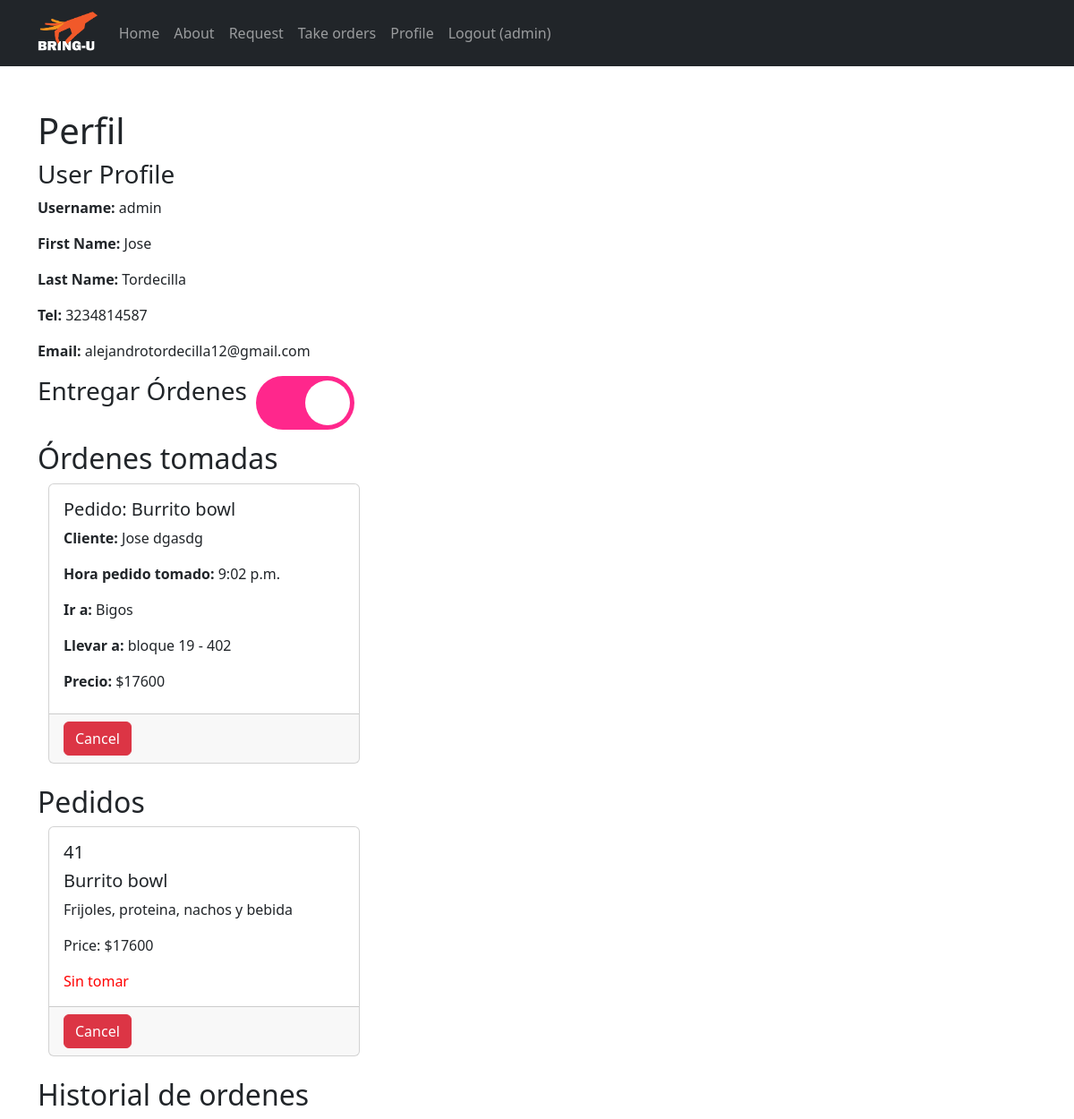
The page /profile (signed in) on the database as committed earlier.
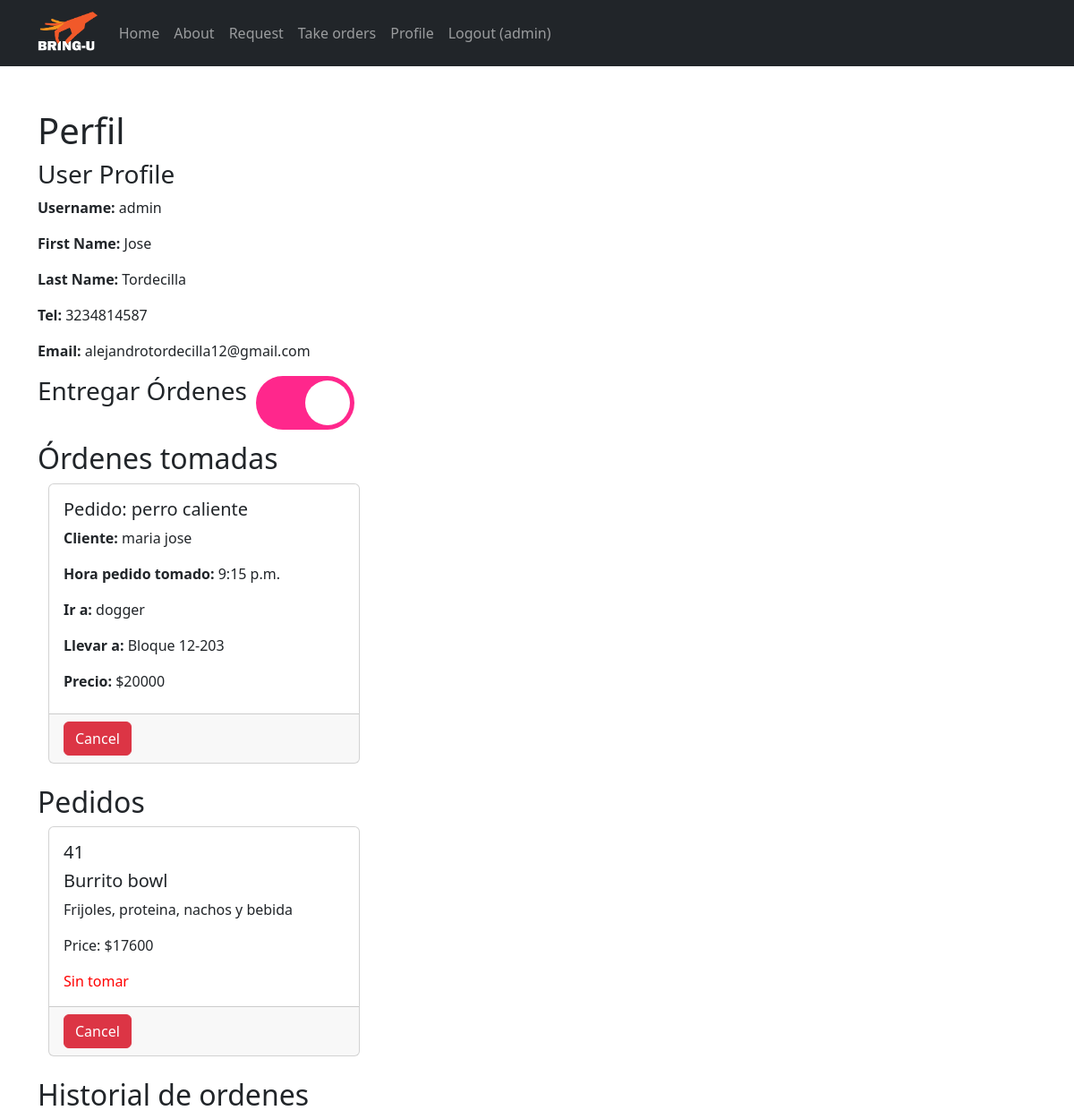
The same page on the database as committed later.
### accounts/models.py (models this page shows)
class UserProfile(AbstractUser):
    id = models.AutoField(primary_key=True)
    is_service_prov = models.BooleanField(default=False)
    first_name = models.CharField(max_length=100)
    last_name = models.CharField(max_length=100)
    username = models.CharField(max_length=15, unique=True)
    tel = models.IntegerField(null=True)
    profile_pic = models.ImageField(upload_to=upload_to, blank=True, null=True)
    email = models.EmailField()
    pass

### bring_u/models.py (models this page shows)
class Delivery(models.Model):
    id_delivery = models.AutoField(primary_key=True)
    fk_id_request = models.ForeignKey(Request, on_delete=models.CASCADE)
    fk_id_client = models.ForeignKey(UserProfile, on_delete=models.CASCADE, related_name='client_deliveries', default=None)
    fk_id_delivery_man = models.ForeignKey(UserProfile, on_delete=models.CASCADE, related_name='delivery_man_deliveries')
    time = models.TimeField(auto_now=True)

class Request(models.Model):
    id_request = models.AutoField(primary_key=True)
    name = models.CharField(max_length=100)
    desc = models.CharField(max_length=1000)
    price = models.IntegerField()
    status = models.CharField(max_length=30, default="Sin tomar")
    delivery_location = models.CharField(max_length=250)
    desc_delivery = models.CharField(max_length=1000, null=True)
    pick_up_location = models.CharField(max_length=250, default="Pick-up location")
    desc_pick_up_location = models.CharField(max_length=1000, null=True)
    file= models.FileField(upload_to=upload_to, null=True)
    fk_id_user = models.ForeignKey(UserProfile, on_delete=models.CASCADE)
    fk_id_product = models.ForeignKey(Product, on_delete=models.SET_NULL, null=True)
    business_name = models.CharField(max_length=70, null=True)

### bring_u/views.py (the view, shortened to what this page needs)
# urls.py: path('profile', bringuViews.profile),
@login_required
def profile(request):
    user = request.user
    user_profile = UserProfile.objects.get(username=user)
    is_delivering = UserProfile.objects.filter(username=user, is_service_prov=True).exists() if user.is_authenticated else False
    deliveries = Delivery.objects.filter(fk_id_delivery_man=user_profile.id)
    user_id = user.id
    user_requests = Request.objects.filter(fk_id_user=user.id)
    context = {
        'user': user,
        'orders': user_requests,
        'is_delivering': is_delivering,
        'deliveries':deliveries
    }
    print(request)
    return render(request, 'profile.html', context)

### bring_u/templates/profile.html (shortened to what this page needs)
{% extends "base.html" %}
{% block content %}
<div class="container mt-5">
    <h1>Perfil </h1>
    <h3>User Profile</h3>
    <p><strong>Username:</strong> {{ user.username }}</p>
    <p><strong>First Name:</strong> {{ user.first_name }}</p>
    <p><strong>Last Name:</strong> {{ user.last_name }}</p>
    <p><strong>Tel:</strong> {{ user.tel }}</p>
    <p><strong>Email:</strong> {{ user.email }}</p>
    <form method="POST" action="/profile" id="toggle-form">
        <div id="container">
            <h3 id="title">Entregar Órdenes</h3>
            <label id="switch" for="deliver-orders">
                <span id="slid"></span>
            </label>
        </div>
    </form>
    {% if is_delivering %}
        <h2>Órdenes tomadas</h2>
        <div class="container">
            <div class="row">
                {% for delivery in deliveries %}
                <div class="col-md-4 mb-4">
                    <div class="card">
                        <div class="card-body">
                            <h5 class="card-text">Pedido: {{ delivery.fk_id_request.name}}</h5>
                            <p class="card-text"><b>Cliente: </b> {{ delivery.fk_id_client.first_name}} {{ delivery.fk_id_client.last_name }}</p>
                            <p class="card-text"><b>Hora pedido tomado: </b> {{ delivery.time }}</p>
                            <p class="card-text"><b>Ir a: </b> {{ delivery.fk_id_request.pick_up_location }}</p>
                            <p class="card-text"><b>Llevar a: </b> {{ delivery.fk_id_request.delivery_location }}</p>
                            <p class="card-title"><b>Precio: </b> ${{ delivery.fk_id_request.price }}</p>
                        </div>
                        <div class="card-footer">
                            <button class="btn btn-danger btn-cancel" type="button" data-bs-toggle="modal"
                                data-bs-target="#cancelConfirmationModal{{ delivery.id_product }}">
                                Cancel
                            </button>
                        </div>
                    </div>
                </div>
                {% endfor %}
            </div>
        </div>
    {% endif %}
    <h2>Pedidos</h2>
    <div class="container">
        <div class="row">
            {% for order in orders %}
            <div class="col-md-4 mb-4">
                <div class="card">
                    <div class="card-body">
                        <h5 class="card-title">{{ order.id_request }}</h5>
                        <h5 class="card-title">{{ order.name }}</h5>
                        <p class="card-text">{{ order.desc }}</p>
                        <p class="card-text">Price: ${{ order.price }}</p>
                        <p class="card-text" style="color:red">{{ order.status }}</p>
                    </div>
                    <div class="card-footer">
                        <button class="btn btn-danger btn-cancel" type="button" data-bs-toggle="modal"
                            data-bs-target="#cancelConfirmationModal{{ order.id_product }}">
                            Cancel
                        </button>
                    </div>
                </div>
            </div>
            {% endfor %}
        </div>
    </div>
    <h2>Historial de ordenes</h2>
</div>
{% endblock %}

### bring_u/templates/base.html (shortened to what this page needs)
    <!DOCTYPE html>
    <html lang="en">
    <head>
        <link href="https://cdn.jsdelivr.net/npm/bootstrap@5.3.1/dist/css/bootstrap.min.css" rel="stylesheet">
    </head>
    <body>
        <header>
            <nav class="navbar navbar-expand-lg navbar-dark bg-dark">
            <div class="container d-flex">
                <a class="navbar-brand pr-4 logo" href="/"><img src="/media/logo.png" alt="" height="48px"></a>
                <div class="collapse navbar-collapse mr-auto" id="navbarNav">
                    <ul class="navbar-nav ml-auto">
                        <li class="nav-item mr-auto">
                            <a class="nav-link" href="/">Home</a>
                        </li>
                        <li class="nav-item">
                            <a class="nav-link" href="#">About</a>
                        </li>
                        <li class="nav-item">
                            <a class="nav-link" href="/request"> Request</a>
                        </li>
                        {% if is_delivering %}
                            <li class="nav-item">
                                <a class="nav-link" href="/available_orders">Take orders</a>
                            </li>
                        {% endif %}
                        {% if user.is_authenticated %}
                            <li class="nav-item">
                                <a class="nav-link" href="/profile">Profile</a>
                            </li>
                        {% endif %}
                        <div class="navbar-nav ms-auto">
                                {% if user.is_authenticated %}
                                <a class="nav-link" href="{% url 'logoutaccount' %}">
                                    Logout ({{ user.username }})
                                </a>
                                {% else %}
                                <a class="nav-link" href="{% url 'loginaccount' %}">Login</a>
                                <a class="nav-link" href="{% url 'signup' %}">
                                    Sign Up
                                </a>
                                {% endif %}
                        </div>
                    </ul>
                </div>
            </div>
        </nav>
        </header>
        <main>
            {% block content %}
            {% endblock %}
            </main>
    </body>
    </html>

### bring_u/templates/profile.html (style rules this page uses)
* { margin: 0; padding: 0; }
#container { display: flex; flex-direction: row; }
#title { margin-bottom: 40px; }
#switch { position: relative; display: inline-block; width: 110px; height: 60px; margin: 0 10px; }
#slid { position: absolute; cursor: pointer; top: 0; left: 0; right: 0; bottom: 0; background-color: #ccc; transition: .4s; border-radius: 34px; }
#slid:before { position: absolute; content: ""; height: 50px; width: 50px; left: 5px; bottom: 5px; background-color: white; transition: 0.4s; border-radius: 50px; }
input:checked+#slid { background-color: #ff278c; }
input:checked+#slid:before { transform: translateX(50px); }

Rows that differ between the two databases and show on the page:
removed Delivery: fk_id_request.name "Burrito bowl", fk_id_client.first_name "Jose", fk_id_client.last_name "dgasdg", time "9:02 p.m.", fk_id_request.pick_up_location "Bigos", fk_id_request.delivery_location "bloque 19 - 402", fk_id_request.price "17600"
added Delivery: fk_id_request.name "perro caliente", fk_id_client.first_name "maria", fk_id_client.last_name "jose", time "9:15 p.m.", fk_id_request.pick_up_location "dogger", fk_id_request.delivery_location "Bloque 12-203", fk_id_request.price "20000"
